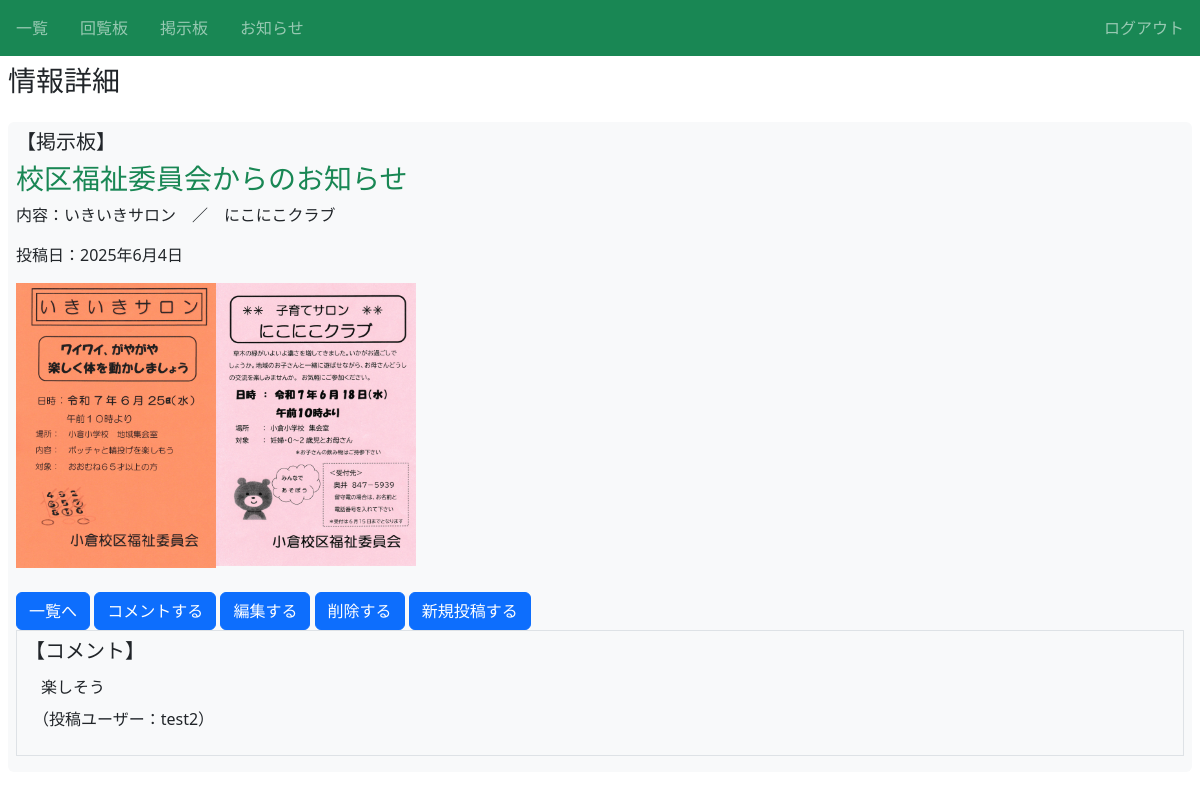
The page /j_sns/2/detail/ (signed in) on the database as committed earlier.
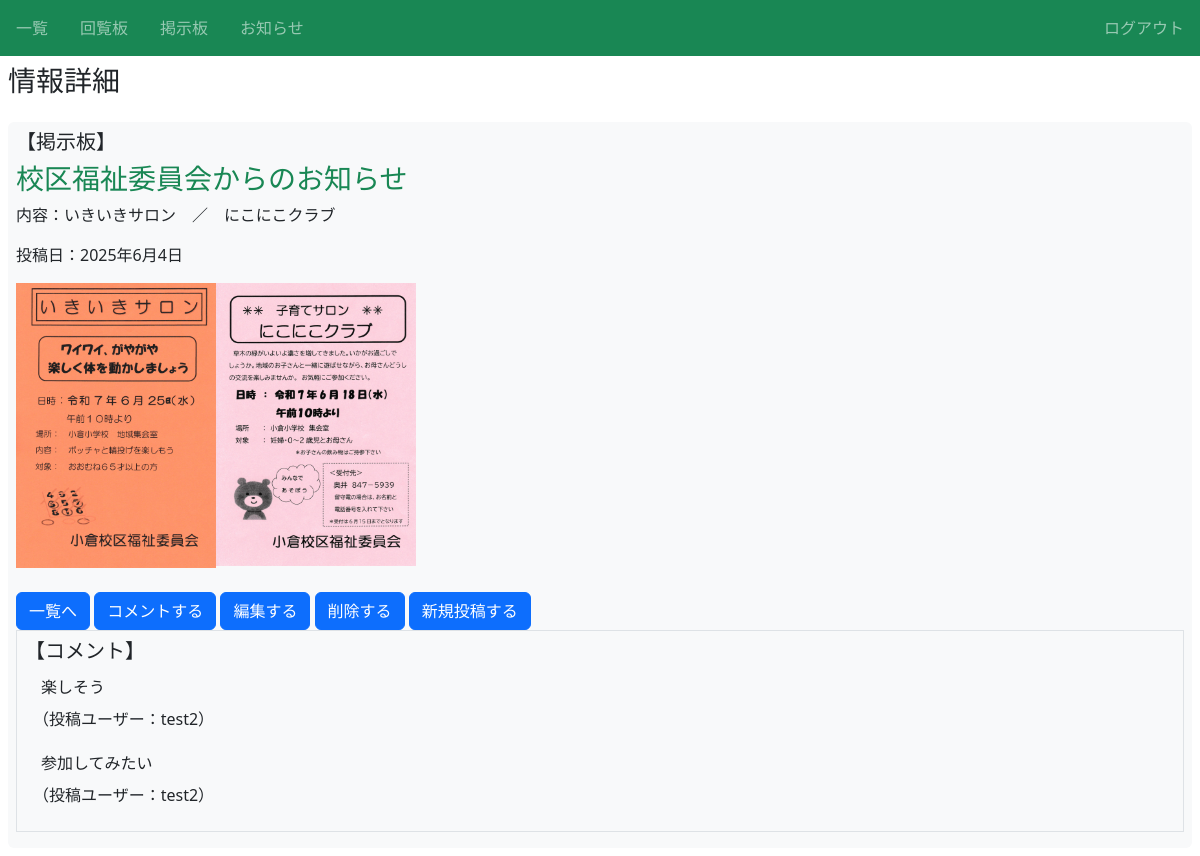
The same page on the database as committed later.
### j_sns/models.py (models this page shows)
class Info(models.Model):
    category = models.CharField(
        max_length=50,
        choices = CATEGORY
        )
    title = models.CharField(max_length=250,verbose_name='タイトル')
    content = models.TextField(verbose_name='内容')
    created_at = models.DateField(
        auto_now_add=True,
        blank=True,
        verbose_name='投稿日'
        )
    thumbnail1 = models.ImageField(null=True, blank=True)
    thumbnail2 = models.ImageField(null=True, blank=True)
    thumbnail3 = models.ImageField(null=True, blank=True)
    file = models.FileField(upload_to='uploads/', null=True, blank=True)  # ファイルをアッ
    user = models.ForeignKey(User, on_delete=models.CASCADE)
    def __str__(self):
        return self.title

class Review(models.Model):
    title = models.ForeignKey(Info, on_delete=models.CASCADE,
        max_length=250,
        verbose_name='タイトル',
        related_name="title_reviews"
        )
    text = models.TextField(verbose_name='コメント')
    user = models.ForeignKey(User, on_delete=models.CASCADE)
    def __str__(self):
        return self.title.title

### j_sns/views.py (the view)
# urls.py: path('j_sns/<int:pk>/detail/', views.DetailJSnsView.as_view(), name='detail-jsns'),
class DetailJSnsView(LoginRequiredMixin, DetailView):
    template_name = 'j_sns/j_sns_detail.html'
    model = Info
    def get_context_data(self, **kwargs):
        context = super().get_context_data(**kwargs)
        context['reviews'] = Review.objects.filter(title=self.object)  # Review のデータを明示的に渡す
        print(context)
        return context

### j_sns/templates/j_sns/j_sns_detail.html (shortened to what this page needs)
{% extends 'base.html' %}
{% block h1 %}情報詳細{% endblock %}
{% block content %}
    <div class="p-2 m-2 bg-light borer border-success rounded">
        <h5>【{{ object.get_category_display }}】</h5>
        <h3 class="text-success">{{ object.title }}</h3>
        <p>内容：{{ object.content }}</p>
        <p>投稿日：{{ object.created_at }}</p>
        <div class="d-flex">
        {% if object.thumbnail1 %}
            <a href="{{ object.thumbnail1.url }}" data-lightbox="gallery">
                <img src="{{ object.thumbnail1.url }}" alt="サムネイル" style="width: 200px; height: auto;">
            </a>
            {% else %}
                <p></p>
        {% endif %}
        {% if object.thumbnail2 %}
            <a href="{{ object.thumbnail2.url }}" data-lightbox="gallery">
                <img src="{{ object.thumbnail2.url }}" alt="サムネイル" style="width: 200px; height: auto;">
            </a>
            {% else %}
                <p></p>
        {% endif %}
        <br>
        </div>
        <br>
        <a href="{% url 'list-jsns' %}" class="btn btn-primary">一覧へ</a>
        <a href="{% url 'review' object.pk %}" class="btn btn-primary">コメントする</a>
        {% if user.is_superuser %}
            <a href="{% url 'update-jsns' object.pk %}" class="btn btn-primary">編集する</a>
            <a href="{% url 'delete-jsns' object.pk %}" class="btn btn-primary">削除する</a>
            <a href="{% url 'create-jsns' %}" class="btn btn-primary">新規投稿する</a>
        {% endif %}
        <div class="border p-2 mb-2">
            <h5>【コメント】</h5>
            {% for review in reviews %}
            <div>
                <div class="px-2">
                    <p class="p-1 m-1">{{ review.text }}</p>
                    <p>（投稿ユーザー：{{ review.user.username }}）</p>
                </div>
            </div>
            {% endfor %}
        </div>
    </div>
{% endblock content %}

### templates/base.html (shortened to what this page needs)
{% load static %}
<!doctype html>
<html lang="ja">
  <head>
    <link href="https://cdn.jsdelivr.net/npm/bootstrap@5.3.0/dist/css/bootstrap.min.css" rel="stylesheet">
    <link rel="stylesheet" type="text/css" href="{% static 'j_sns/css/style.css' %}">
    <link href="https://cdnjs.cloudflare.com/ajax/libs/lightbox2/2.11.4/css/lightbox.min.css" rel="stylesheet">
  </head>
  <body>
    <nav class="navbar navbar-dark bg-success sticky-top">
      <div class="navbar-nav d-flex flex-row">
        <a class="nav-link mx-3" href="{% url 'list-jsns' %}" >一覧</a>
        <a class="nav-link mx-3" href="{% url 'list-jsns-kairan' %}" >回覧板</a>
        <a class="nav-link mx-3" href="{% url 'list-jsns-keijiban' %}" >掲示板</a>
        <a class="nav-link mx-3" href="{% url 'list-jsns-osirase' %}" >お知らせ</a>
      </div>
      <div class="navbar-nav d-flex flex-row">
        {% if request.user.is_authenticated %}
          <form action="{% url 'logout' %}" method="post">
            <button type="submit" class="nav-link mx-3">ログアウト</button>
          </form>
        {% else %}
          <a href="{% url 'accounts:login' %}" class="nav-link mx-3">ログイン</a>
          <a href="{% url 'accounts:signup' %}" class="nav-link mx-3">会員登録</a>
        {% endif %}
      </div>
    </nav>
    <div class="p-2">
      <h3>{% block h1 %}{% endblock %}</h3>
    </div>
    {% block content %}{% endblock content %}
  </body>
</html>

Rows that differ between the two databases and show on the page:
added Review: text "参加してみたい", user.username "test2"
